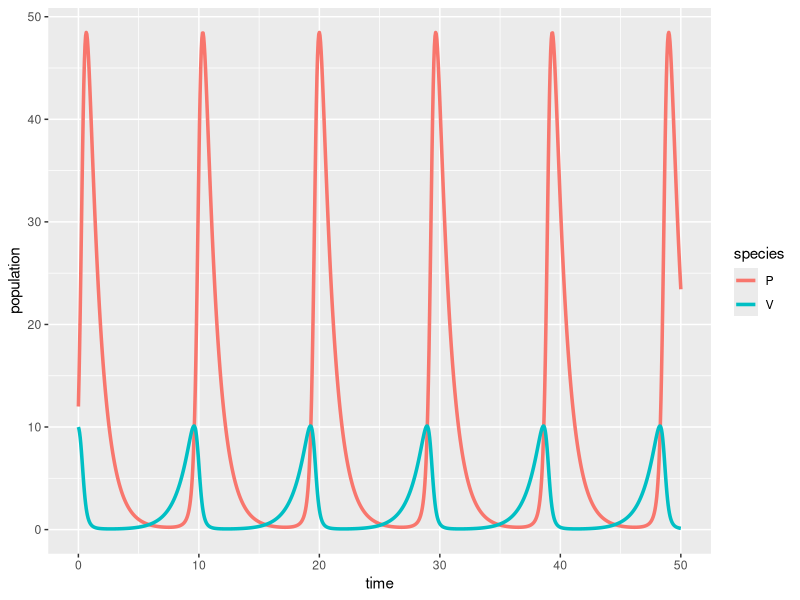

Write R code to recreate this figure.
## ---- chunk 1
#| message: false
#| warning: false
# load libraries ----
library(tidyverse)
library(deSolve)
library(kableExtra)
## ---- chunk 2
# Create a sequence of times (days) ----
time <- seq(from = 0, to = 50, by = 0.05)

# Set some parameter values (these can change - keep it in mind) ----
parameters <- c(r = .9, alpha = 0.1, beta = 0.5, q = 1)

# Set the initial condition (prey and predator populations at t = 0) ----
# Recall: V = prey, P = predator
init_cond <- c(V = 10, P = 12)

# Prepare the series of differential equations as a function ----
lv_equations <- function(time, init_cond, parameters) {
  with(as.list(c(init_cond, parameters)), {
    dVdt = r * V - alpha * V * P
    dPdt = beta * V * P - q * P
    return(list(c(dVdt, dPdt)))
  })
}

# Find the approximate the solution using `deSolve::ode()` ----
approx_lv <- ode(y = init_cond, times = time, func = lv_equations, parms = parameters)

# Check the class ----
class(approx_lv)

# We really want this to be a data frame, AND we want both prey (V) and predator (P) to be in the same column -- we'll learn why in EDS 221 (tidy data) ----
approx_lk_df <- data.frame(approx_lv) |> 
  pivot_longer(cols = c(V, P), names_to = "species", values_to = "population")

# Plot it ----
ggplot(data = approx_lk_df, aes(x = time, y = population)) +
  geom_line(aes(color = species), linewidth = 1.2)
